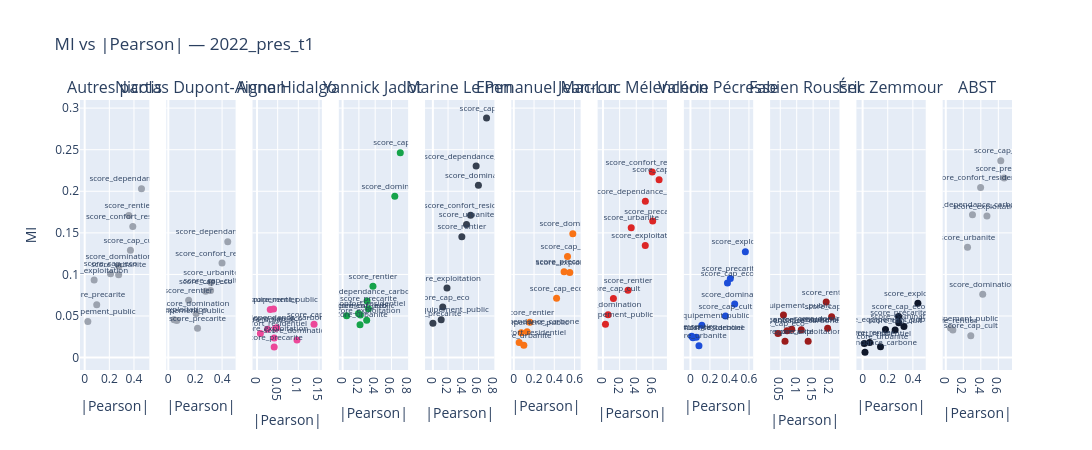

The code cell stored with this chart in its notebook:
### Markdown cell above
### 1.4 Mutual Information (associations non-linéaires)

Complément à Pearson : capte les relations non-monotones entre variables socio et vote.

### Code cell
X_mi = merged_s1[VARS_S1].fillna(0).values
# Note : mutual_info_regression (sklearn 1.8) n'a pas de paramètre sample_weight
mi_scores = {}
for party in parties_s1:
    y = merged_s1[f'score_{party}'].fillna(0).values
    mi = mutual_info_regression(X_mi, y, random_state=42)
    mi_scores[party] = dict(zip(VARS_S1, mi))

mi_df = pd.DataFrame(mi_scores).rename(columns={p: party_label(p) for p in parties_s1})

# Scatter MI vs |Pearson| — hauts/gauches = effets non-linéaires
fig = make_subplots(rows=1, cols=len(parties_s1),
                    subplot_titles=[party_label(p) for p in parties_s1],
                    shared_yaxes=True)
for i, party in enumerate(parties_s1, 1):
    pearson_abs = corr_mat_f[party].abs()
    mi_vals     = mi_df[party_label(party)]
    vars_common = mi_df.index.intersection(pearson_abs.index)
    fig.add_trace(go.Scatter(
        x=pearson_abs.loc[vars_common].values,
        y=mi_vals.loc[vars_common].values,
        mode='markers+text', text=list(vars_common),
        textposition='top center', textfont=dict(size=8),
        marker=dict(color=party_color(party), size=7),
        showlegend=False,
        hovertemplate='%{text}<br>|Pearson|=%{x:.3f}, MI=%{y:.4f}<extra></extra>'
    ), row=1, col=i)
fig.update_xaxes(title_text='|Pearson|')
fig.update_yaxes(title_text='MI', row=1, col=1)
fig.update_layout(title=f'MI vs |Pearson| — {ELEC_S1}',
                  height=450, width=300 * len(parties_s1))
fig.show()

### Figure 1 — Plotly figure (JSON) as saved in the notebook; plotly's stock layout.template omitted (floating-point values rounded to 4 significant figures)
{"data": [{"hovertemplate": "%{text}<br>|Pearson|=%{x:.3f}, MI=%{y:.4f}<extra></extra>", "marker": {"color": "#9CA3AF", "size": 7}, "mode": "markers+text", "showlegend": false, "text": ["score_domination", "score_exploitation", "score_cap_eco", "score_cap_cult", "score_precarite", "score_rentier", "score_urbanite", "score_confort_residentiel", "score_equipement_public", "score_dependance_carbone"], "textfont": {"size": 8}, "textposition": "top center", "type": "scatter", "x": [0.2775, 0.07663, 0.2097, 0.3713, 0.09763, 0.3583, 0.2757, 0.3905, 0.02547, 0.461], "xaxis": "x", "y": [0.1098, 0.09319, 0.1007, 0.1291, 0.0636, 0.1708, 0.09964, 0.1577, 0.0433, 0.2032], "yaxis": "y"}, {"hovertemplate": "%{text}<br>|Pearson|=%{x:.3f}, MI=%{y:.4f}<extra></extra>", "marker": {"color": "#9CA3AF", "size": 7}, "mode": "markers+text", "showlegend": false, "text": ["score_domination", "score_exploitation", "score_cap_eco", "score_cap_cult", "score_precarite", "score_rentier", "score_urbanite", "score_confort_residentiel", "score_equipement_public", "score_dependance_carbone"], "textfont": {"size": 8}, "textposition": "top center", "type": "scatter", "x": [0.207, 0.04341, 0.2781, 0.3145, 0.2174, 0.1516, 0.3172, 0.3996, 0.06342, 0.4421], "xaxis": "x2", "y": [0.05302, 0.04542, 0.07978, 0.08074, 0.03532, 0.06897, 0.09026, 0.1136, 0.04461, 0.1393], "yaxis": "y2"}, {"hovertemplate": "%{text}<br>|Pearson|=%{x:.3f}, MI=%{y:.4f}<extra></extra>", "marker": {"color": "#EC4899", "size": 7}, "mode": "markers+text", "showlegend": false, "text": ["score_domination", "score_exploitation", "score_cap_eco", "score_cap_cult", "score_precarite", "score_rentier", "score_urbanite", "score_confort_residentiel", "score_equipement_public", "score_dependance_carbone"], "textfont": {"size": 8}, "textposition": "top center", "type": "scatter", "x": [0.09674, 0.04163, 0.04474, 0.138, 0.04155, 0.04005, 0.02549, 0.008103, 0.03206, 0.04779], "xaxis": "x3", "y": [0.02106, 0.02353, 0.03534, 0.04008, 0.0128, 0.05834, 0.03394, 0.02891, 0.05784, 0.03599], "yaxis": "y3"}, {"hovertemplate": "%{text}<br>|Pearson|=%{x:.3f}, MI=%{y:.4f}<extra></extra>", "marker": {"color": "#16A34A", "size": 7}, "mode": "markers+text", "showlegend": false, "text": ["score_domination", "score_exploitation", "score_cap_eco", "score_cap_cult", "score_precarite", "score_rentier", "score_urbanite", "score_confort_residentiel", "score_equipement_public", "score_dependance_carbone"], "textfont": {"size": 8}, "textposition": "top center", "type": "scatter", "x": [0.6408, 0.2957, 0.2181, 0.7084, 0.317, 0.3728, 0.2136, 0.1945, 0.04937, 0.3005], "xaxis": "x4", "y": [0.1941, 0.04502, 0.05122, 0.2462, 0.05886, 0.08594, 0.03954, 0.0531, 0.05018, 0.06808], "yaxis": "y4"}, {"hovertemplate": "%{text}<br>|Pearson|=%{x:.3f}, MI=%{y:.4f}<extra></extra>", "marker": {"color": "#374151", "size": 7}, "mode": "markers+text", "showlegend": false, "text": ["score_domination", "score_exploitation", "score_cap_eco", "score_cap_cult", "score_precarite", "score_rentier", "score_urbanite", "score_confort_residentiel", "score_equipement_public", "score_dependance_carbone"], "textfont": {"size": 8}, "textposition": "top center", "type": "scatter", "x": [0.5993, 0.1859, 0.13, 0.7064, 0.0006445, 0.3812, 0.4429, 0.4963, 0.1096, 0.5693], "xaxis": "x5", "y": [0.2072, 0.08368, 0.06092, 0.2883, 0.04137, 0.1455, 0.1601, 0.1711, 0.04537, 0.2303], "yaxis": "y5"}, {"hovertemplate": "%{text}<br>|Pearson|=%{x:.3f}, MI=%{y:.4f}<extra></extra>", "marker": {"color": "#F97316", "size": 7}, "mode": "markers+text", "showlegend": false, "text": ["score_domination", "score_exploitation", "score_cap_eco", "score_cap_cult", "score_precarite", "score_rentier", "score_urbanite", "score_confort_residentiel", "score_equipement_public", "score_dependance_carbone"], "textfont": {"size": 8}, "textposition": "top center", "type": "scatter", "x": [0.5829, 0.553, 0.4223, 0.5305, 0.4966, 0.1582, 0.09902, 0.05311, 0.07358, 0.1313], "xaxis": "x6", "y": [0.149, 0.1024, 0.0713, 0.1217, 0.1034, 0.04261, 0.01489, 0.01814, 0.03002, 0.03115], "yaxis": "y6"}, {"hovertemplate": "%{text}<br>|Pearson|=%{x:.3f}, MI=%{y:.4f}<extra></extra>", "marker": {"color": "#DC2626", "size": 7}, "mode": "markers+text", "showlegend": false, "text": ["score_domination", "score_exploitation", "score_cap_eco", "score_cap_cult", "score_precarite", "score_rentier", "score_urbanite", "score_confort_residentiel", "score_equipement_public", "score_dependance_carbone"], "textfont": {"size": 8}, "textposition": "top center", "type": "scatter", "x": [0.06158, 0.5078, 0.6738, 0.1254, 0.5971, 0.301, 0.3393, 0.5915, 0.02979, 0.5089], "xaxis": "x7", "y": [0.05146, 0.1347, 0.2138, 0.07099, 0.1644, 0.08096, 0.1563, 0.2232, 0.04006, 0.1879], "yaxis": "y7"}, {"hovertemplate": "%{text}<br>|Pearson|=%{x:.3f}, MI=%{y:.4f}<extra></extra>", "marker": {"color": "#1D4ED8", "size": 7}, "mode": "markers+text", "showlegend": false, "text": ["score_domination", "score_exploitation", "score_cap_eco", "score_cap_cult", "score_precarite", "score_rentier", "score_urbanite", "score_confort_residentiel", "score_equipement_public", "score_dependance_carbone"], "textfont": {"size": 8}, "textposition": "top center", "type": "scatter", "x": [0.4538, 0.5633, 0.3797, 0.359, 0.4094, 0.0133, 0.08754, 0.06036, 0.1169, 0.02608], "xaxis": "x8", "y": [0.06448, 0.1274, 0.08964, 0.05013, 0.09516, 0.02566, 0.0142, 0.02443, 0.03884, 0.02374], "yaxis": "y8"}, {"hovertemplate": "%{text}<br>|Pearson|=%{x:.3f}, MI=%{y:.4f}<extra></extra>", "marker": {"color": "#9B1C1C", "size": 7}, "mode": "markers+text", "showlegend": false, "text": ["score_domination", "score_exploitation", "score_cap_eco", "score_cap_cult", "score_precarite", "score_rentier", "score_urbanite", "score_confort_residentiel", "score_equipement_public", "score_dependance_carbone"], "textfont": {"size": 8}, "textposition": "top center", "type": "scatter", "x": [0.1942, 0.1349, 0.04306, 0.2063, 0.06449, 0.1898, 0.114, 0.08497, 0.05973, 0.07059], "xaxis": "x9", "y": [0.03529, 0.01976, 0.02883, 0.04914, 0.01977, 0.06688, 0.03337, 0.03396, 0.05127, 0.0322], "yaxis": "y9"}, {"hovertemplate": "%{text}<br>|Pearson|=%{x:.3f}, MI=%{y:.4f}<extra></extra>", "marker": {"color": "#0F172A", "size": 7}, "mode": "markers+text", "showlegend": false, "text": ["score_domination", "score_exploitation", "score_cap_eco", "score_cap_cult", "score_precarite", "score_rentier", "score_urbanite", "score_confort_residentiel", "score_equipement_public", "score_dependance_carbone"], "textfont": {"size": 8}, "textposition": "top center", "type": "scatter", "x": [0.329, 0.4401, 0.2863, 0.259, 0.2876, 0.05602, 0.1424, 0.01292, 0.182, 0.01881], "xaxis": "x10", "y": [0.03726, 0.06545, 0.04953, 0.03306, 0.04181, 0.01809, 0.01313, 0.01687, 0.0339, 0.006579], "yaxis": "y10"}, {"hovertemplate": "%{text}<br>|Pearson|=%{x:.3f}, MI=%{y:.4f}<extra></extra>", "marker": {"color": "#9CA3AF", "size": 7}, "mode": "markers+text", "showlegend": false, "text": ["score_domination", "score_exploitation", "score_cap_eco", "score_cap_cult", "score_precarite", "score_rentier", "score_urbanite", "score_confort_residentiel", "score_equipement_public", "score_dependance_carbone"], "textfont": {"size": 8}, "textposition": "top center", "type": "scatter", "x": [0.4217, 0.4698, 0.6278, 0.2857, 0.6664, 0.08107, 0.2482, 0.3977, 0.0543, 0.305], "xaxis": "x11", "y": [0.07611, 0.1702, 0.2368, 0.02623, 0.2159, 0.03325, 0.1327, 0.2047, 0.0356, 0.1718], "yaxis": "y11"}], "layout": {"annotations": [{"font": {"size": 16}, "showarrow": false, "text": "Autres partis", "x": 0.03719, "xanchor": "center", "xref": "paper", "y": 1, "yanchor": "bottom", "yref": "paper"}, {"font": {"size": 16}, "showarrow": false, "text": "Nicolas Dupont-Aignan", "x": 0.1298, "xanchor": "center", "xref": "paper", "y": 1, "yanchor": "bottom", "yref": "paper"}, {"font": {"size": 16}, "showarrow": false, "text": "Anne Hidalgo", "x": 0.2223, "xanchor": "center", "xref": "paper", "y": 1, "yanchor": "bottom", "yref": "paper"}, {"font": {"size": 16}, "showarrow": false, "text": "Yannick Jadot", "x": 0.3149, "xanchor": "center", "xref": "paper", "y": 1, "yanchor": "bottom", "yref": "paper"}, {"font": {"size": 16}, "showarrow": false, "text": "Marine Le Pen", "x": 0.4074, "xanchor": "center", "xref": "paper", "y": 1, "yanchor": "bottom", "yref": "paper"}, {"font": {"size": 16}, "showarrow": false, "text": "Emmanuel Macron", "x": 0.5, "xanchor": "center", "xref": "paper", "y": 1, "yanchor": "bottom", "yref": "paper"}, {"font": {"size": 16}, "showarrow": false, "text": "Jean-Luc Mélenchon", "x": 0.5926, "xanchor": "center", "xref": "paper", "y": 1, "yanchor": "bottom", "yref": "paper"}, {"font": {"size": 16}, "showarrow": false, "text": "Valérie Pécresse", "x": 0.6851, "xanchor": "center", "xref": "paper", "y": 1, "yanchor": "bottom", "yref": "paper"}, {"font": {"size": 16}, "showarrow": false, "text": "Fabien Roussel", "x": 0.7777, "xanchor": "center", "xref": "paper", "y": 1, "yanchor": "bottom", "yref": "paper"}, {"font": {"size": 16}, "showarrow": false, "text": "Éric Zemmour", "x": 0.8702, "xanchor": "center", "xref": "paper", "y": 1, "yanchor": "bottom", "yref": "paper"}, {"font": {"size": 16}, "showarrow": false, "text": "ABST", "x": 0.9628, "xanchor": "center", "xref": "paper", "y": 1, "yanchor": "bottom", "yref": "paper"}], "height": 450, "title": {"text": "MI vs |Pearson| — 2022_pres_t1"}, "width": 3300, "xaxis": {"anchor": "y", "domain": [0, 0.07438], "title": {"text": "|Pearson|"}}, "xaxis10": {"anchor": "y10", "domain": [0.8331, 0.9074], "title": {"text": "|Pearson|"}}, "xaxis11": {"anchor": "y11", "domain": [0.9256, 1.0], "title": {"text": "|Pearson|"}}, "xaxis2": {"anchor": "y2", "domain": [0.09256, 0.1669], "title": {"text": "|Pearson|"}}, "xaxis3": {"anchor": "y3", "domain": [0.1851, 0.2595], "title": {"text": "|Pearson|"}}, "xaxis4": {"anchor": "y4", "domain": [0.2777, 0.3521], "title": {"text": "|Pearson|"}}, "xaxis5": {"anchor": "y5", "domain": [0.3702, 0.4446], "title": {"text": "|Pearson|"}}, "xaxis6": {"anchor": "y6", "domain": [0.4628, 0.5372], "title": {"text": "|Pearson|"}}, "xaxis7": {"anchor": "y7", "domain": [0.5554, 0.6298], "title": {"text": "|Pearson|"}}, "xaxis8": {"anchor": "y8", "domain": [0.6479, 0.7223], "title": {"text": "|Pearson|"}}, "xaxis9": {"anchor": "y9", "domain": [0.7405, 0.8149], "title": {"text": "|Pearson|"}}, "yaxis": {"anchor": "x", "domain": [0, 1], "title": {"text": "MI"}}, "yaxis10": {"anchor": "x10", "domain": [0, 1], "matches": "y", "showticklabels": false}, "yaxis11": {"anchor": "x11", "domain": [0, 1], "matches": "y", "showticklabels": false}, "yaxis2": {"anchor": "x2", "domain": [0, 1], "matches": "y", "showticklabels": false}, "yaxis3": {"anchor": "x3", "domain": [0, 1], "matches": "y", "showticklabels": false}, "yaxis4": {"anchor": "x4", "domain": [0, 1], "matches": "y", "showticklabels": false}, "yaxis5": {"anchor": "x5", "domain": [0, 1], "matches": "y", "showticklabels": false}, "yaxis6": {"anchor": "x6", "domain": [0, 1], "matches": "y", "showticklabels": false}, "yaxis7": {"anchor": "x7", "domain": [0, 1], "matches": "y", "showticklabels": false}, "yaxis8": {"anchor": "x8", "domain": [0, 1], "matches": "y", "showticklabels": false}, "yaxis9": {"anchor": "x9", "domain": [0, 1], "matches": "y", "showticklabels": false}}}
